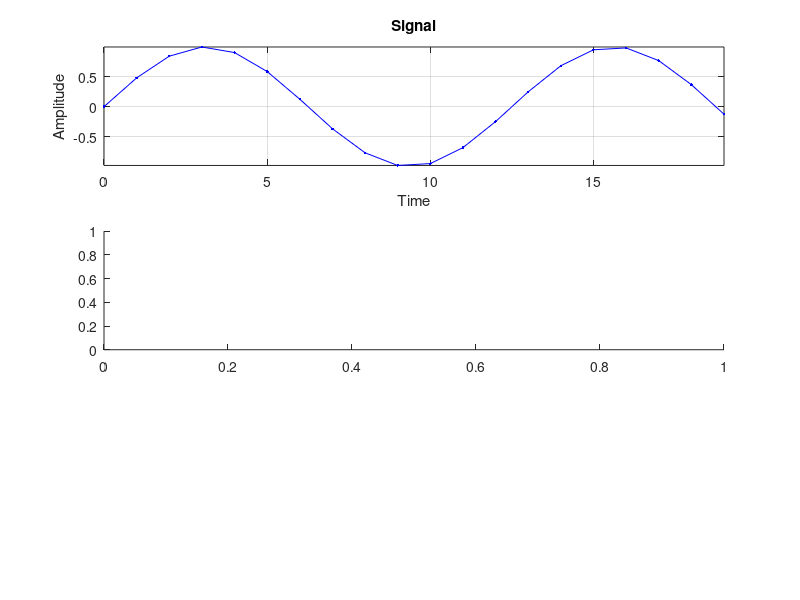

This figure's MATLAB source: (Note: this script raises an error after producing the figure.)
clear all, close all, clc

N = 20;
Tmin = 0;
Tmax = N-1;
dt = 1;
f = 1.08*dt;

t = Tmin:dt:Tmax;

sinus = sin(2*pi*f*t);

figure('WindowState', 'maximized');
subplot(3,1,1)%sinus
plot(t,sinus,'.-b');
title("Signal");
xlabel('Time');
ylabel('Amplitude');
grid on, axis tight, box on;

subplot(3,1,2)%dft real
stem(t,real(dft(sinus)),'-r');
title("DFT real");
xlabel('Frequency');
ylabel('Amplitude');
grid on, axis tight, box on;

subplot(3,1,3)%dft imag
stem(t,imag(dft(sinus)),'-r');
title("DFT imag");
xlabel('Frequency');
ylabel('Amplitude');
grid on, axis tight, box on;

figure('WindowState', 'maximized');
subplot(2,1,1)%phase
stem(t,angle(dft(sinus)),'-r');
title("Phase");
xlabel('Frequency');
ylabel('Amplitude');
ylim([-pi,pi]);
grid on, box on;

subplot(2,1,2)%phase-errors
stem(t,angle(eliminate_zero_error(dft(sinus),1)),'-r');
title("Phase No Err");
xlabel('Frequency');
ylabel('Amplitude');
ylim([-pi,pi]);
grid on, box on;

function y = dft(x)
    y = zeros(size(x));
    for i=0:(length(x)-1)
      for j=0:(length(x)-1)
        y(i+1) = y(i+1) + x(j+1)*exp(-1i*2*pi/length(x)*i*j);
      end
    end
end

function y = eliminate_zero_error(x, limit)
    real_x = abs(real(x));
    imag_x = abs(imag(x));
    for i=1:length(x)
        if real_x(i)<limit
            real_x(i) = 0;
        end
        if imag_x(i)<limit
            imag_x(i) = 0;
        end
    end
    y = real_x + 1i * imag_x;
end